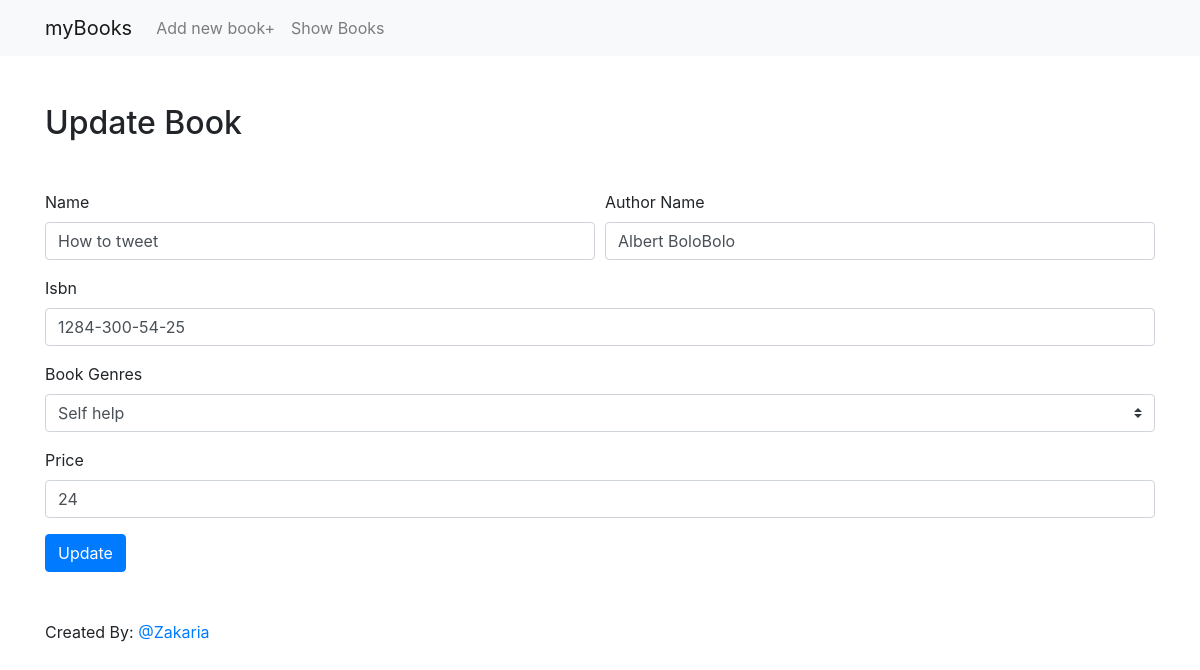
The page /update.php?id=10 on the database its author committed.
### tables this page shows
CREATE TABLE `books` (
  `id` int(11) UNSIGNED NOT NULL,
  `name` varchar(30) NOT NULL,
  `authorname` varchar(30) NOT NULL,
  `isbn` varchar(50) NOT NULL,
  `genres` varchar(50) DEFAULT NULL,
  `price` int(10) DEFAULT NULL,
  `date` timestamp NOT NULL DEFAULT current_timestamp() ON UPDATE current_timestamp()
);

### update.php (the view, shortened to what this page needs)
<?php
require 'config.php';
$connect = new PDO($dsn, $user, $password);
if(isset($_GET['id'])){
    $sql = 'SELECT id,name,authorname,isbn,genres,price FROM books WHERE id = :id';
    $prepared = $connect->prepare($sql);
    $prepared->bindValue(':id', $_GET['id']);
    $prepared->execute();
    $book = $prepared->fetch(PDO::FETCH_ASSOC);
}
?>
<?php include('includes/header.php'); ?>
<main>
<section class="container mt-5 mb-5">
    <h2 class="mb-5">Update Book</h2>
    <form method="post">
        <div class="form-row">
            <div class="form-group col-md-6">
                <label for="bname">Name</label>
                <input type="text" class="form-control" id="bname" value="<?php echo $book['name']; ?>" name="name" placeholder="Name">
            </div>
            <div class="form-group col-md-6">
                <label for="author_name">Author Name</label>
                <input type="text" class="form-control" value="<?php echo $book['authorname']; ?>" id="author_name" name="authorname" placeholder="Author Name">
            </div>
        </div>
        <div class="form-group">
            <label for="isbn">Isbn</label>
            <input type="text" class="form-control" value="<?php echo $book['isbn']; ?>" id="isbn" name="isbn" placeholder="ISBN ex: 978-9953-68-866-4">
        </div>
        <div class="form-group">
            <label for="genres">Book Genres</label>
            <select name="genres" id="genres" class="custom-select">
                <option value="Self help" <?php if($book['genres'] == 'Self help'){echo "selected";} ?>>Self help</option>
            </select>
        </div>
        <div class="form-group">
            <label for="address">Price</label>
            <input type="text" class="form-control" value="<?php echo $book['price']; ?>" id="price" name="price" placeholder="Price($) ex: 5">
        </div>
        <button type="submit" name="update" class="btn btn-primary">Update</button>
    </form>
</section>
</main>
<?php include('includes/footer.php'); ?>

### rows shown on the page
books: name "How to tweet", authorname "Albert BoloBolo", isbn "1284-300-54-25", genres "Self help", price "24"
